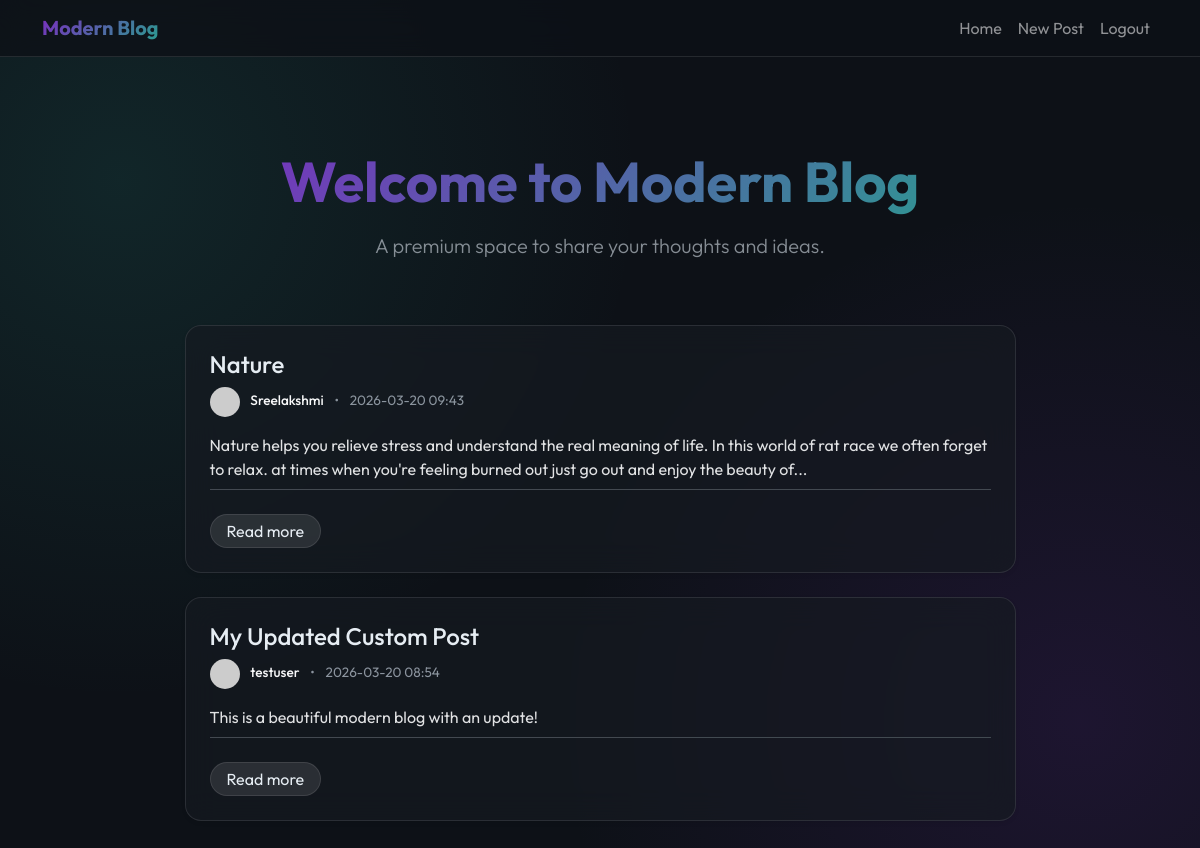
Screenshot of /home (signed in) with the database file from the repository.
### models.py (models this page shows)
class Post(db.Model):
    id = db.Column(db.Integer, primary_key=True)
    title = db.Column(db.String(200), nullable=False)
    content = db.Column(db.Text, nullable=False)
    date_posted = db.Column(db.DateTime, nullable=False, default=datetime.utcnow)
    user_id = db.Column(db.Integer, db.ForeignKey('user.id'), nullable=False)

class User(UserMixin, db.Model):
    id = db.Column(db.Integer, primary_key=True)
    username = db.Column(db.String(150), unique=True, nullable=False)
    email = db.Column(db.String(150), unique=True, nullable=False)
    password = db.Column(db.String(150), nullable=False)
    posts = db.relationship('Post', backref='author', lazy=True)

### app.py (the view)
@app.route("/")
@app.route("/home")
def home():
    posts = Post.query.order_by(Post.date_posted.desc()).all()
    return render_template('index.html', posts=posts)

### app.py (called while the page is built)
@login_manager.user_loader
def load_user(user_id):
    return User.query.get(int(user_id))

### templates/index.html (shortened to what this page needs)
{% extends 'base.html' %}
{% block content %}
    <div class="row mb-5">
        <div class="col-12 text-center mt-5">
            <h1 class="display-4 fw-bold gradient-text mb-3">Welcome to Modern Blog</h1>
            <p class="lead text-muted">A premium space to share your thoughts and ideas.</p>
        </div>
    </div>
    {% for post in posts %}
        <article class="glass-card mb-4 p-4 shadow-sm">
            <div class="d-flex justify-content-between align-items-start mb-2">
                <h2 class="post-title h4 mb-0"><a href="{{ url_for('post', post_id=post.id) }}">{{ post.title }}</a></h2>
            </div>
            <div class="post-meta mb-3">
                <img class="rounded-circle me-2" src="https://ui-avatars.com/api/?name={{ post.author.username }}&background=random" alt="{{ post.author.username }}" width="30">
                <span class="fw-medium text-light">{{ post.author.username }}</span>
                <span class="mx-2">•</span>
                <span>{{ post.date_posted.strftime('%Y-%m-%d %H:%M') }}</span>
            </div>
            <p class="article-content text-light pb-2 border-bottom" style="opacity: 0.9;">{{ post.content[:200] }}{% if post.content|length > 200 %}...{% endif %}</p>
            <a href="{{ url_for('post', post_id=post.id) }}" class="btn btn-sm-glass mt-2 px-3 py-1 rounded-pill">Read more</a>
        </article>
    {% endfor %}
{% endblock %}

### static/css/style.css (style rules this page uses)
:root { --bg-color: #0d1117; --text-color: #e6edf3; --primary-gradient: linear-gradient(135deg, #7b2cbf, #2a9d8f); --card-bg: rgba(22, 27, 34, 0.7); --glass-border: rgba(255, 255, 255, 0.1); --glow: rgba(123, 44, 191, 0.4); }
body { background-color: var(--bg-color); color: var(--text-color); font-family: 'Outfit', sans-serif; min-height: 100vh; background-image: radial-gradient(circle at 10% 20%, rgba(42, 157, 143, 0.15) 0%, transparent 40%), radial-gradient(circle at 90% 80%, rgba(123, 44, 191, 0.15) 0%, transparent 40%); background-attachment: fixed; }
.gradient-text { background: var(--primary-gradient); -webkit-background-clip: text; -webkit-text-fill-color: transparent; font-weight: 700; }
.glass-card { background: var(--card-bg); backdrop-filter: blur(16px); border: 1px solid var(--glass-border); border-radius: 16px; transition: transform 0.3s ease, box-shadow 0.3s ease; }
.post-title a { color: var(--text-color); text-decoration: none; transition: color 0.2s ease; }
.post-meta { font-size: 0.85rem; color: #8b949e; }
.btn-sm-glass { background: rgba(255, 255, 255, 0.1); color: #e6edf3; border: 1px solid var(--glass-border); transition: all 0.2s; }

### rows the page displays
Post: title "Nature", author.username "Sreelakshmi", date_posted "2026-03-20 09:43", content "Nature helps you relieve stress and understand the real meaning of life. In this world of rat race we often forget to relax. at times when you're feeling burned out just go out and enjoy the beauty of"
Post: title "My Updated Custom Post", author.username "testuser", date_posted "2026-03-20 08:54", content "This is a beautiful modern blog with an update!"
